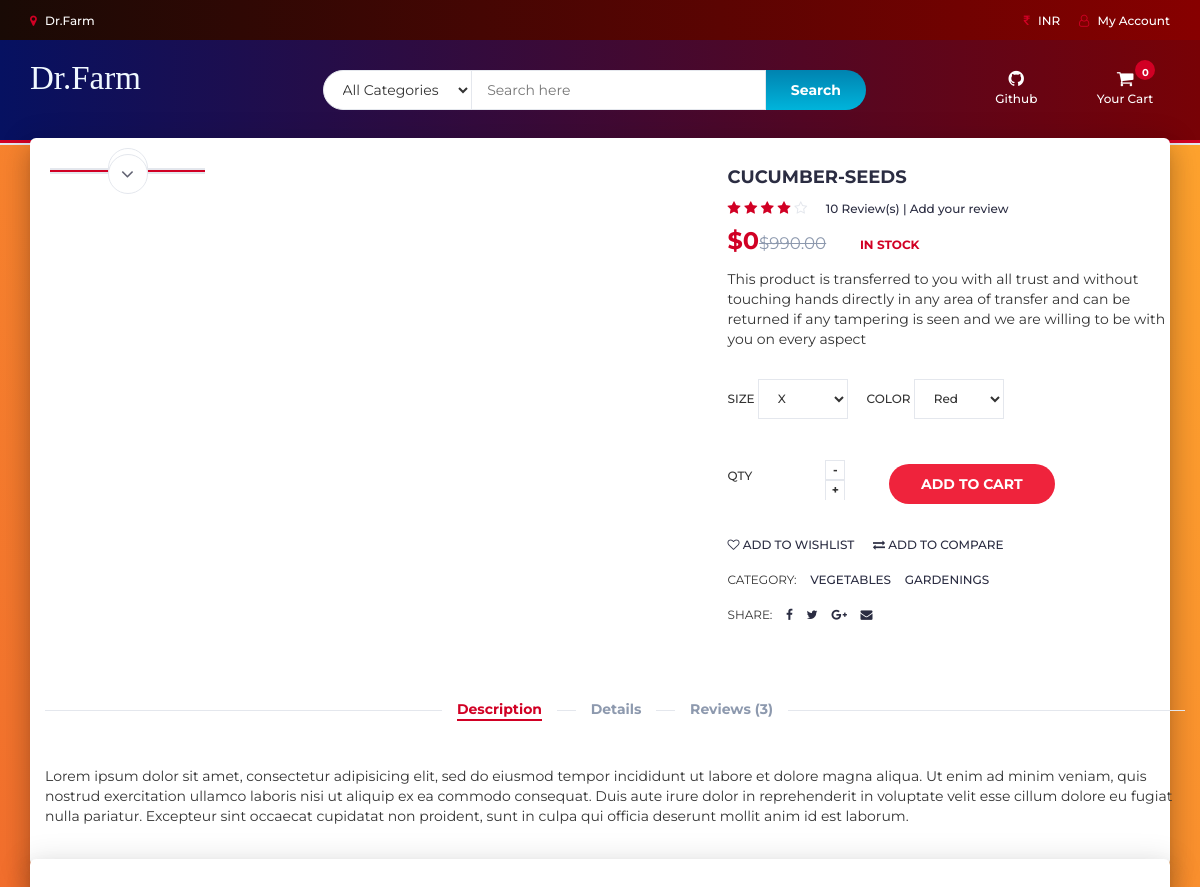
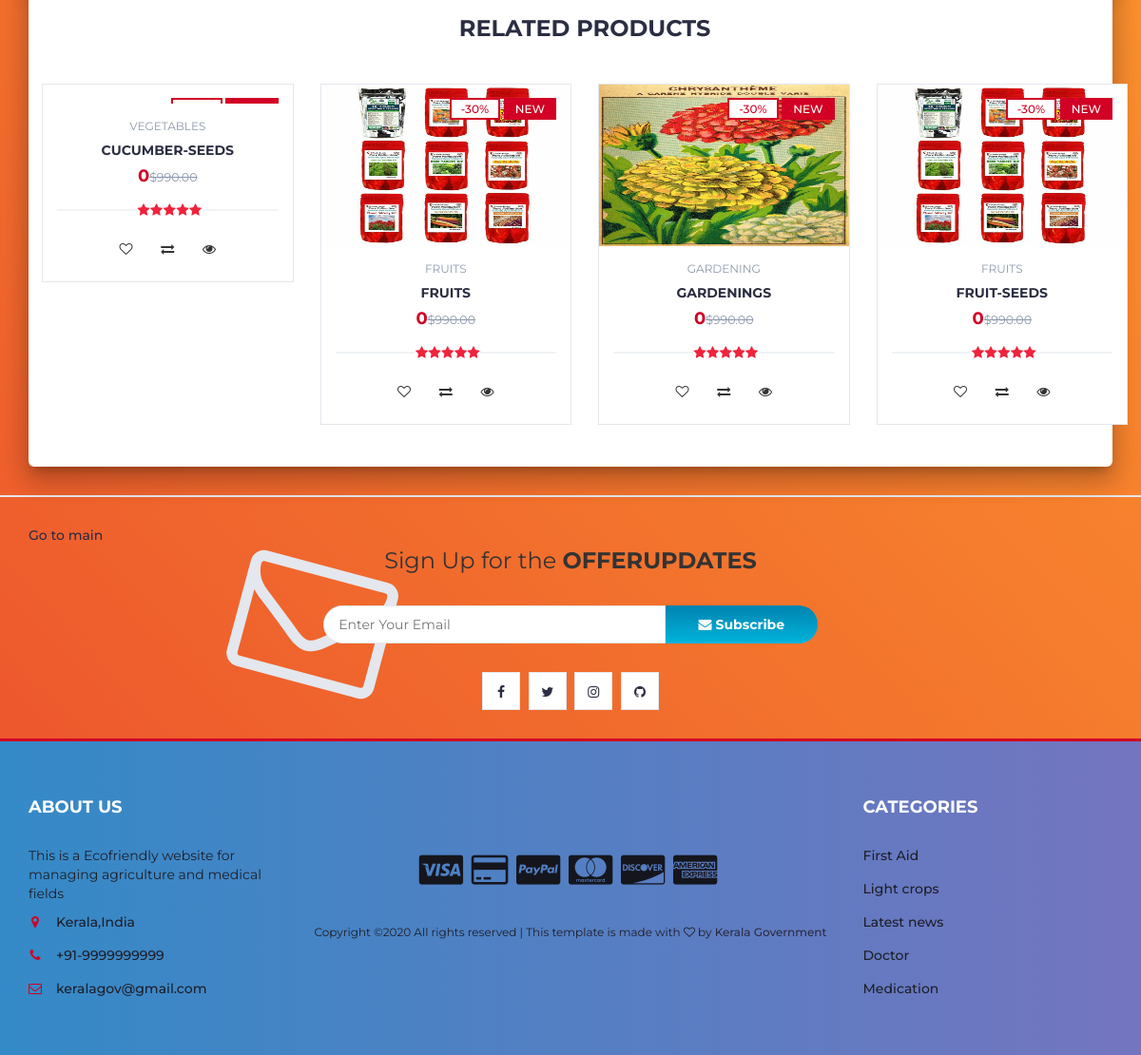
The page /product.php?p=82 on the database its author committed (2 pictures, top to bottom).
### tables this page shows
CREATE TABLE `products` (
  `product_id` int(100) NOT NULL,
  `product_cat` int(100) NOT NULL,
  `product_brand` int(100) NOT NULL,
  `product_title` varchar(255) NOT NULL,
  `product_price` int(100) NOT NULL,
  `product_desc` text NOT NULL,
  `product_image` text NOT NULL,
  `product_keywords` text NOT NULL
);

CREATE TABLE `categories` (
  `cat_id` int(100) NOT NULL,
  `cat_title` text NOT NULL
);

### product.php (the view, shortened to what this page needs)
<?php
include "header.php";
?>
		<div class="section main main-raised">
			<div class="container">
				<div class="row">
					<?php
								include 'db.php';
								$product_id = $_GET['p'];
								$sql = " SELECT * FROM products WHERE product_id = $product_id";
								$result = mysqli_query($con, $sql);
								if (mysqli_num_rows($result) > 0)
								{
									while($row = mysqli_fetch_assoc($result))
									{
									echo '
                                <div class="col-md-5 col-md-push-2">
                                <div id="product-main-img">
                                    <div class="product-preview">
                                        <img src="product_images/'.$row['product_image'].'" alt="">
                                    </div>
                                    <div class="product-preview">
                                        <img src="product_images/'.$row['product_image'].'" alt="">
                                    </div>
                                    <div class="product-preview">
                                        <img src="product_images/'.$row['product_image'].'" alt="">
                                    </div>
                                    <div class="product-preview">
                                        <img src="product_images/'.$row['product_image'].'" alt="">
                                    </div>
                                </div>
                            </div>
                                <div class="col-md-2  col-md-pull-5">
                                <div id="product-imgs">
                                    <div class="product-preview">
                                        <img src="product_images/'.$row['product_image'].'" alt="">
                                    </div>
                                    <div class="product-preview">
                                        <img src="product_images/'.$row['product_image'].'" alt="">
                                    </div>
                                    <div class="product-preview">
                                        <img src="product_images/'.$row['product_image'].'g" alt="">
                                    </div>
                                    <div class="product-preview">
                                        <img src="product_images/'.$row['product_image'].'" alt="">
                                    </div>
                                </div>
                            </div>
									';
									?>
									<?php
									echo '
                    <div class="col-md-5">
						<div class="product-details">
							<h2 class="product-name">'.$row['product_title'].'</h2>
							<div>
								<div class="product-rating">
									<i class="fa fa-star"></i>
									<i class="fa fa-star"></i>
									<i class="fa fa-star"></i>
									<i class="fa fa-star"></i>
									<i class="fa fa-star-o"></i>
								</div>
								<a class="review-link" href="#review-form">10 Review(s) | Add your review</a>
							</div>
							<div>
								<h3 class="product-price">$'.$row['product_price'].'<del class="product-old-price">$990.00</del></h3>
								<span class="product-available">In Stock</span>
							</div>
							<p>This product is transferred to you with all trust and without touching hands directly in any area of transfer and can be returned if any tampering is seen and we are willing to be with you on every aspect</p>
							<div class="product-options">
								<label>
									Size
									<select class="input-select">
										<option value="0">X</option>
									</select>
								</label>
								<label>
									Color
									<select class="input-select">
										<option value="0">Red</option>
									</select>
								</label>
							</div>
							<div class="add-to-cart">
								<div class="qty-label">
									Qty
									<div class="input-number">
										<span class="qty-up">+</span>
										<span class="qty-down">-</span>
									</div>
								</div>
								<div class="btn-group" style="margin-left: 25px; margin-top: 15px">
								<button class="add-to-cart-btn" pid="'.$row['product_id'].'"  id="product" ><i class="fa fa-shopping-cart"></i> add to cart</button>
                                </div>
							</div>
							<ul class="product-btns">
								<li><a href="#"><i class="fa fa-heart-o"></i> add to wishlist</a></li>
								<li><a href="#"><i class="fa fa-exchange"></i> add to compare</a></li>
							</ul>
							<ul class="product-links">
								<li>Category:</li>
								<li><a href="#">Vegetables</a></li>
								<li><a href="#">Gardenings</a></li>
							</ul>
							<ul class="product-links">
								<li>Share:</li>
								<li><a href="#"><i class="fa fa-facebook"></i></a></li>
								<li><a href="#"><i class="fa fa-twitter"></i></a></li>
								<li><a href="#"><i class="fa fa-google-plus"></i></a></li>
								<li><a href="#"><i class="fa fa-envelope"></i></a></li>
							</ul>
						</div>
					</div>
					<div class="col-md-12">
						<div id="product-tab">
							<ul class="tab-nav">
								<li class="active"><a data-toggle="tab" href="#tab1">Description</a></li>
								<li><a data-toggle="tab" href="#tab2">Details</a></li>
								<li><a data-toggle="tab" href="#tab3">Reviews (3)</a></li>
							</ul>
							<div class="tab-content">
								<div id="tab1" class="tab-pane fade in active">
									<div class="row">
										<div class="col-md-12">
											<p>Lorem ipsum dolor sit amet, consectetur adipisicing elit, sed do eiusmod tempor incididunt ut labore et dolore magna aliqua. Ut enim ad minim veniam, quis nostrud exercitation ullamco laboris nisi ut aliquip ex ea commodo consequat. Duis aute irure dolor in reprehenderit in voluptate velit esse cillum dolore eu fugiat nulla pariatur. Excepteur sint occaecat cupidatat non proident, sunt in culpa qui officia deserunt mollit anim id est laborum.</p>
										</div>
									</div>
								</div>
							</div>
						</div>
					</div>
				</div>
			</div>
		</div>
		<div class="section main main-raised">
			<div class="container">
				<div class="row">
					<div class="col-md-12">
						<div class="section-title text-center">
							<h3 class="title">Related Products</h3>
						</div>
					</div>
                    ';
									}
								}
								?>
								<?php
                    include 'db.php';
								$product_id = $_GET['p'];
					$product_query = "SELECT * FROM products,categories WHERE product_cat=cat_id AND product_id BETWEEN $product_id AND $product_id+3";
                $run_query = mysqli_query($con,$product_query);
                if(mysqli_num_rows($run_query) > 0){
                    while($row = mysqli_fetch_array($run_query)){
                        $pro_id    = $row['product_id'];
                        $pro_title = $row['product_title'];
                        $pro_price = $row['product_price'];
                        $pro_image = $row['product_image'];
                        $cat_name = $row["cat_title"];
                        echo "
                                <div class='col-md-3 col-xs-6'>
								<a href='product.php?p=$pro_id'><div class='product'>
									<div class='product-img'>
										<img src='product_images/$pro_image' style='max-height: 170px;' alt=''>
										<div class='product-label'>
											<span class='sale'>-30%</span>
											<span class='new'>NEW</span>
										</div>
									</div></a>
									<div class='product-body'>
										<p class='product-category'>$cat_name</p>
										<h3 class='product-name header-cart-item-name'><a href='product.php?p=$pro_id'>$pro_title</a></h3>
										<h4 class='product-price header-cart-item-info'>$pro_price<del class='product-old-price'>$990.00</del></h4>
										<div class='product-rating'>
											<i class='fa fa-star'></i>
											<i class='fa fa-star'></i>
											<i class='fa fa-star'></i>
											<i class='fa fa-star'></i>
											<i class='fa fa-star'></i>
										</div>
										<div class='product-btns'>
											<button class='add-to-wishlist'><i class='fa fa-heart-o'></i><span class='tooltipp'>add to wishlist</span></button>
											<button class='add-to-compare'><i class='fa fa-exchange'></i><span class='tooltipp'>add to compare</span></button>
											<button class='quick-view'><i class='fa fa-eye'></i><span class='tooltipp'>quick view</span></button>
										</div>
									</div>
									<div class='add-to-cart'>
										<button pid='$pro_id' id='product' class='add-to-cart-btn block2-btn-towishlist' href='#'><i class='fa fa-shopping-cart'></i> add to cart</button>
									</div>
								</div>
                                </div>
			";
		}
}
?>
<?php
include "newslettter.php";
include "footer.php";
?>

### rows shown on the page
products: product_title "CUCUMBER-SEEDS", product_price "0", categories.cat_title "VEGETABLES"
products: product_image (picture), categories.cat_title "FRUITS", product_title "FRUITS", product_price "0"
products: product_image (picture), categories.cat_title "GARDENING", product_title "GARDENINGS", product_price "0"
products: product_image (picture), categories.cat_title "FRUITS", product_title "FRUIT-SEEDS", product_price "0"
